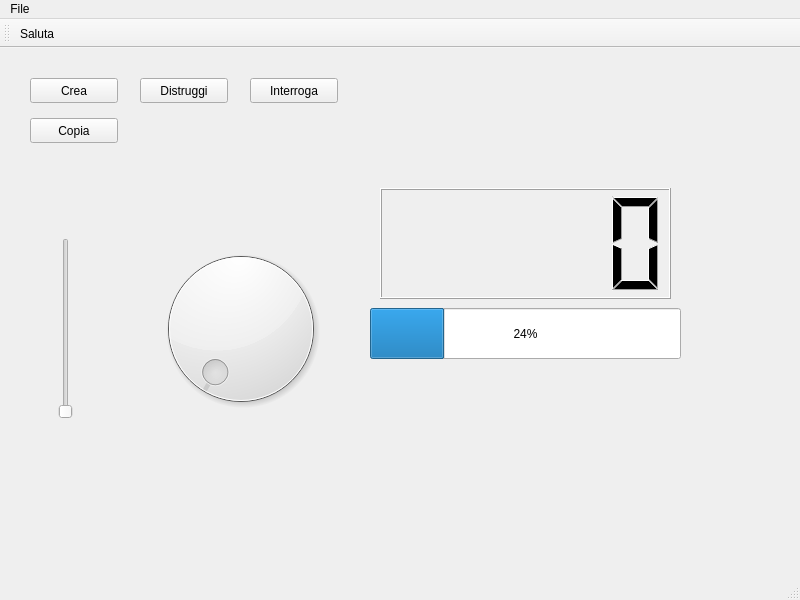
<?xml version="1.0" encoding="UTF-8"?>
<ui version="4.0">
 <class>MainWindow</class>
 <widget class="QMainWindow" name="MainWindow">
  <property name="geometry">
   <rect>
    <x>0</x>
    <y>0</y>
    <width>800</width>
    <height>600</height>
   </rect>
  </property>
  <property name="windowTitle">
   <string>Riassunto</string>
  </property>
  <widget class="QWidget" name="centralwidget">
   <widget class="QPushButton" name="pushButton">
    <property name="geometry">
     <rect>
      <x>30</x>
      <y>30</y>
      <width>88</width>
      <height>25</height>
     </rect>
    </property>
    <property name="text">
     <string>Crea</string>
    </property>
   </widget>
   <widget class="QPushButton" name="pushButton_2">
    <property name="geometry">
     <rect>
      <x>140</x>
      <y>30</y>
      <width>88</width>
      <height>25</height>
     </rect>
    </property>
    <property name="text">
     <string>Distruggi</string>
    </property>
   </widget>
   <widget class="QPushButton" name="pushButton_3">
    <property name="geometry">
     <rect>
      <x>250</x>
      <y>30</y>
      <width>88</width>
      <height>25</height>
     </rect>
    </property>
    <property name="text">
     <string>Interroga</string>
    </property>
   </widget>
   <widget class="QPushButton" name="pushButton_4">
    <property name="geometry">
     <rect>
      <x>30</x>
      <y>70</y>
      <width>88</width>
      <height>25</height>
     </rect>
    </property>
    <property name="text">
     <string>Copia</string>
    </property>
   </widget>
   <widget class="QDial" name="dial">
    <property name="geometry">
     <rect>
      <x>130</x>
      <y>190</y>
      <width>221</width>
      <height>181</height>
     </rect>
    </property>
   </widget>
   <widget class="QProgressBar" name="progressBar">
    <property name="geometry">
     <rect>
      <x>370</x>
      <y>260</y>
      <width>311</width>
      <height>51</height>
     </rect>
    </property>
    <property name="value">
     <number>24</number>
    </property>
   </widget>
   <widget class="QSlider" name="verticalSlider">
    <property name="geometry">
     <rect>
      <x>40</x>
      <y>190</y>
      <width>51</width>
      <height>181</height>
     </rect>
    </property>
    <property name="orientation">
     <enum>Qt::Vertical</enum>
    </property>
   </widget>
   <widget class="QLCDNumber" name="lcdNumber">
    <property name="geometry">
     <rect>
      <x>380</x>
      <y>140</y>
      <width>291</width>
      <height>111</height>
     </rect>
    </property>
   </widget>
  </widget>
  <widget class="QMenuBar" name="menubar">
   <property name="geometry">
    <rect>
     <x>0</x>
     <y>0</y>
     <width>800</width>
     <height>22</height>
    </rect>
   </property>
   <widget class="QMenu" name="menuFile">
    <property name="title">
     <string>File</string>
    </property>
    <addaction name="actionSaluta"/>
   </widget>
   <addaction name="menuFile"/>
  </widget>
  <widget class="QStatusBar" name="statusbar"/>
  <widget class="QToolBar" name="toolBar">
   <property name="windowTitle">
    <string>toolBar</string>
   </property>
   <property name="toolButtonStyle">
    <enum>Qt::ToolButtonTextUnderIcon</enum>
   </property>
   <attribute name="toolBarArea">
    <enum>TopToolBarArea</enum>
   </attribute>
   <attribute name="toolBarBreak">
    <bool>false</bool>
   </attribute>
   <addaction name="actionSaluta"/>
  </widget>
  <action name="actionSaluta">
   <property name="icon">
    <iconset resource="risorse.qrc">
     <normaloff>:/icone/icona</normaloff>:/icone/icona</iconset>
   </property>
   <property name="text">
    <string>Saluta</string>
   </property>
   <property name="toolTip">
    <string>Mostra un saluto</string>
   </property>
   <property name="shortcut">
    <string>Ctrl+S</string>
   </property>
  </action>
 </widget>
 <resources>
  <include location="risorse.qrc"/>
 </resources>
 <connections>
  <connection>
   <sender>dial</sender>
   <signal>valueChanged(int)</signal>
   <receiver>progressBar</receiver>
   <slot>setValue(int)</slot>
   <hints>
    <hint type="sourcelabel">
     <x>240</x>
     <y>302</y>
    </hint>
    <hint type="destinationlabel">
     <x>525</x>
     <y>307</y>
    </hint>
   </hints>
  </connection>
  <connection>
   <sender>verticalSlider</sender>
   <signal>valueChanged(int)</signal>
   <receiver>dial</receiver>
   <slot>setValue(int)</slot>
   <hints>
    <hint type="sourcelabel">
     <x>65</x>
     <y>302</y>
    </hint>
    <hint type="destinationlabel">
     <x>240</x>
     <y>302</y>
    </hint>
   </hints>
  </connection>
  <connection>
   <sender>dial</sender>
   <signal>valueChanged(int)</signal>
   <receiver>verticalSlider</receiver>
   <slot>setValue(int)</slot>
   <hints>
    <hint type="sourcelabel">
     <x>240</x>
     <y>302</y>
    </hint>
    <hint type="destinationlabel">
     <x>65</x>
     <y>302</y>
    </hint>
   </hints>
  </connection>
  <connection>
   <sender>dial</sender>
   <signal>valueChanged(int)</signal>
   <receiver>lcdNumber</receiver>
   <slot>display(int)</slot>
   <hints>
    <hint type="sourcelabel">
     <x>240</x>
     <y>302</y>
    </hint>
    <hint type="destinationlabel">
     <x>525</x>
     <y>217</y>
    </hint>
   </hints>
  </connection>
 </connections>
</ui>
